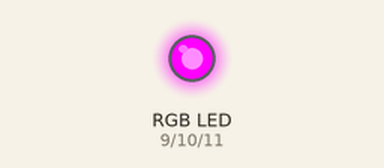
Bench run of a sketch on a simulated Arduino Uno, built with avr-gcc and run on an emulated ATmega328P. On the bench: an RGB LED mixed from three pins (HIGH = lit).

Above: at 0.1 s.
Timing chart, 0 to 1.6 s (numbered marks = the images above):
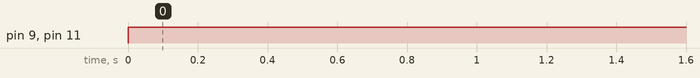

The sketch:

rgb.ino
```cpp
int R=9;
int G=10;
int B=11;

void setup() {
    pinMode(R,OUTPUT);
    pinMode(G,OUTPUT);
    pinMode(B,OUTPUT);
}

void loop() {
    //anot devrede yanmasını istediğin pine 0 pwm sinyali gönderirsin
    //katot devrede yanmasını istediğin pine 0-255 arası pwm sinyali gönderirsin
    //burada analog çıkış alıyoruz. Arduino da pwm çıkışlarını kullanmalısın.
    analogWrite(R,255);
    analogWrite(G,0);
    analogWrite(B,255);
    delay(500);

    //200.162.200  --> "lila" rgb kodu
}
```

Measured:
- by itself, pin 9 (R), pin 11 (B): LOW → HIGH at 0.00 s
